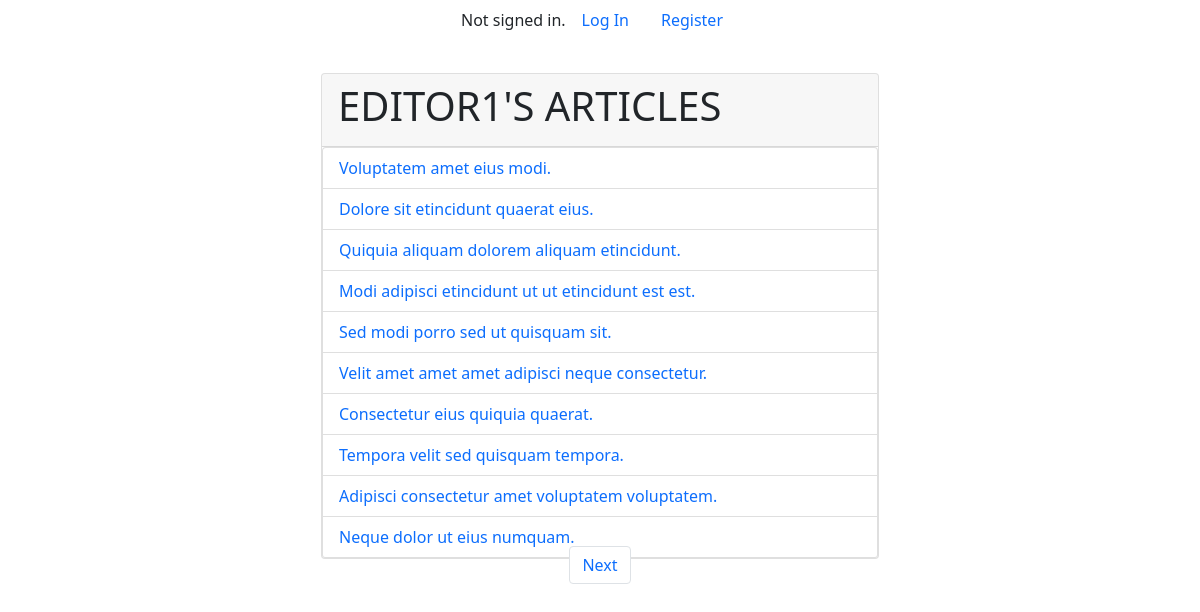
The app's page /user/1/articles/html/, older data.
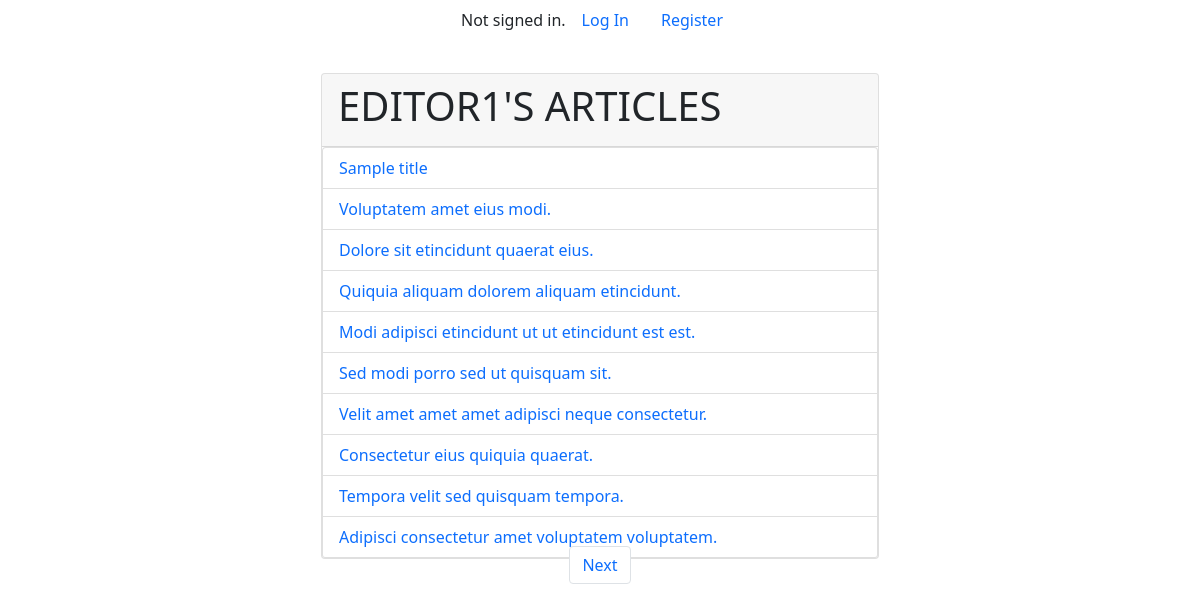
The same page, newer data.
### news/models.py (models this page shows)
class Article(models.Model):
    title = models.CharField(max_length=200)
    content = models.TextField()
    author = models.ForeignKey(User, on_delete=models.CASCADE)
    image_url = models.URLField(max_length=200, blank=True)
    created_at = models.DateTimeField(auto_now_add=True)
    updated_at = models.DateTimeField(auto_now=True)

### news/views.py (the view)
# urls.py: path('user/<int:user_id>/articles/<str:type>/', views.user_articles, name='user_articles'),
def user_articles(request, user_id, type):
    author = get_object_or_404(User, id=user_id)
    if type == 'json':
        articles = Article.objects.filter(author_id=user_id).values('id', 'title', 'created_at')
        return JsonResponse(list(articles), safe=False)
    elif type == 'html':
        articles = Article.objects.filter(author_id=user_id).order_by('-updated_at')
        paginator = Paginator(articles, 10)
        page_number = request.GET.get('page')
        page_obj = paginator.get_page(page_number)
        return render(request, 'news/user_articles.html', {'page_obj': page_obj, 'author': author})
    else:
        return JsonResponse({'error': 'Invalid type parameter'}, status=400)

### news/templates/news/user_articles.html (shortened to what this page needs)
{% extends "news/layout.html" %}
{% load static %}
{% block body %}
    <div class="card w-50">
        <div class="card-header">
          <div class="row">
            <div class="col-12">
              <h1 class="text-uppercase">
               {{ author.username }}'s Articles
              </h1>
            </div>
          </div>
        </div>
        <div class="list-group">
          {% for article in page_obj %}
          <div
          class="list-group-item list-group-item-action d-flex flex-row justify-content-between"
          aria-current="true">
            <a href="{% url 'news:article_detail' article.id %}"
            class="text-decoration-none col-10"
            aria-current="true">
              {{ article.title }}
            </a>
          </div>
          {% endfor %}
        </div>
    </div>
    <nav aria-label="Page navigation example" class="position-absolute down_pagination">
      <ul class="pagination">
          {% if page_obj.has_next %}
              <li class="page-item">
                  <a class="text-decoration-none page-link" href="?page={{ page_obj.next_page_number }}">Next</a>
              </li>
          {% endif %}
      </ul>
  </nav>
{% endblock %}

Row changes from the older to the newer data that the page shows:
no longer on this page (row unchanged): Article: title "Neque dolor ut eius numquam."
added Article: title "Sample title"
